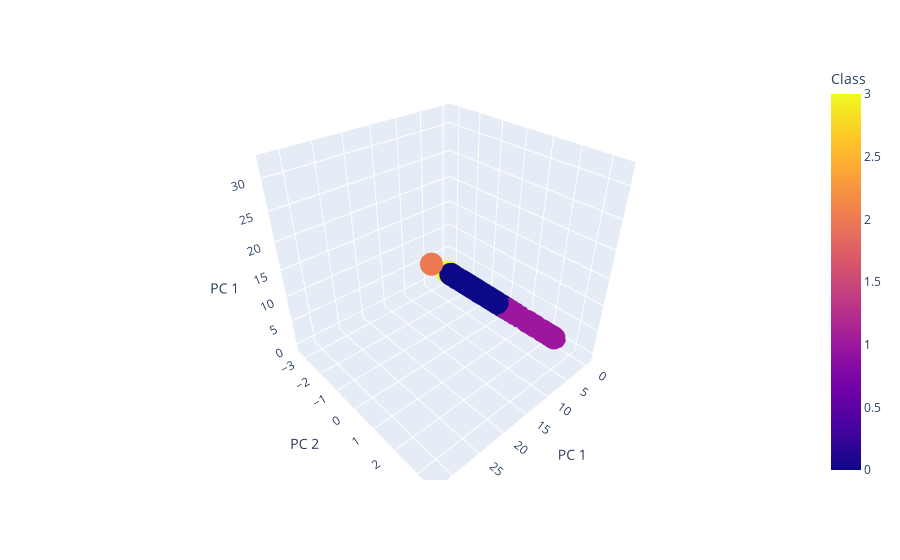

The cell this chart's notebook holds for it:
### Markdown cell above
### Visualizing Results

#### 3D-Scatter with Clusters

### Code cell
# Create a 3D-Scatter with the PCA data and the clusters

# fig.update_layout(legend=dict(x=0, y=1))
# fig.show()
fig = px.scatter_3d(
    clustered_df,
    x="PC 1",
    y="PC 2",
    z="PC 1",
    color="Class",
#     symbol="class",
    hover_name="CoinName",
    hover_data=["Algorithm"],
    width=800,
)
fig.update_layout(legend=dict(x=0, y=1))
fig.show()

### Figure 1 — Plotly figure (JSON) as saved in the notebook; plotly's stock layout.template omitted (floating-point values rounded to 4 significant figures; data arrays with more than 128 entries replaced by an {"elided": "..."} marker saying what was removed)
{"data": [{"customdata": {"elided": "637x1 str values"}, "hovertemplate": "<b>%{hovertext}</b><br><br>PC 1=%{z}<br>PC 2=%{y}<br>Algorithm=%{customdata[0]}<br>Class=%{marker.color}<extra></extra>", "hovertext": {"elided": "637 str values"}, "legendgroup": "", "marker": {"color": {"elided": "637 int values"}, "coloraxis": "coloraxis", "symbol": "circle"}, "mode": "markers", "name": "", "scene": "scene", "showlegend": false, "type": "scatter3d", "x": {"elided": "637 float values"}, "y": {"elided": "637 float values"}, "z": {"elided": "637 float values"}}], "layout": {"autosize": true, "coloraxis": {"colorbar": {"title": {"text": "Class"}}, "colorscale": [[0, "#0d0887"], [0.1111, "#46039f"], [0.2222, "#7201a8"], [0.3333, "#9c179e"], [0.4444, "#bd3786"], [0.5556, "#d8576b"], [0.6667, "#ed7953"], [0.7778, "#fb9f3a"], [0.8889, "#fdca26"], [1, "#f0f921"]]}, "legend": {"tracegroupgap": 0, "x": 0, "y": 1}, "margin": {"t": 60}, "scene": {"aspectmode": "auto", "aspectratio": {"x": 1, "y": 1, "z": 1}, "camera": {"center": {"x": 0, "y": 0, "z": 0}, "eye": {"x": 1.205, "y": 1.326, "z": 1.216}, "projection": {"type": "perspective"}, "up": {"x": 0, "y": 0, "z": 1}}, "domain": {"x": [0, 1], "y": [0, 1]}, "xaxis": {"title": {"text": "PC 1"}, "type": "linear"}, "yaxis": {"title": {"text": "PC 2"}, "type": "linear"}, "zaxis": {"title": {"text": "PC 1"}, "type": "linear"}}}}
